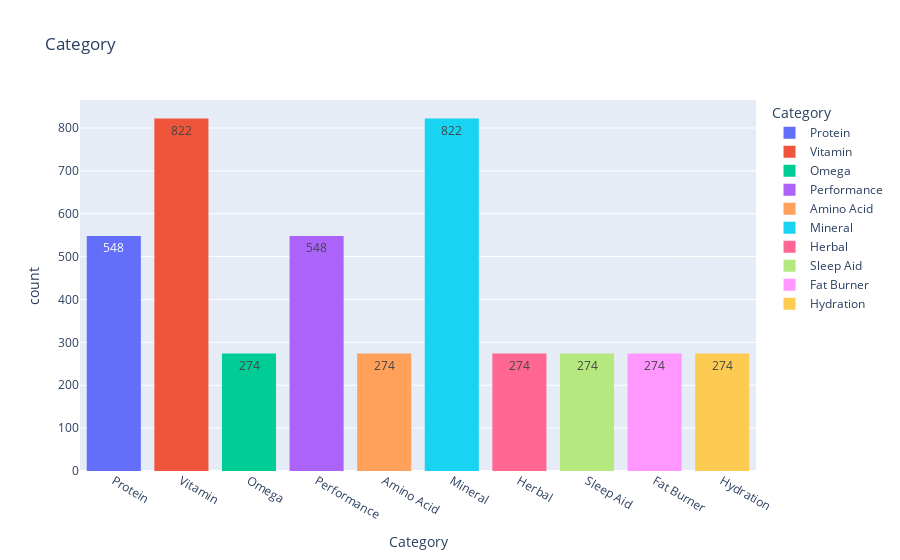

The notebook cell saved with this chart:
### Code cell
px.histogram(df, "Category", color="Category", text_auto=True, title="Category")

### Figure 1 — Plotly figure (JSON) as saved in the notebook; plotly's stock layout.template omitted (floating-point values rounded to 4 significant figures; data arrays with more than 128 entries replaced by an {"elided": "..."} marker saying what was removed)
{"data": [{"bingroup": "x", "hovertemplate": "Category=%{x}<br>count=%{y}<extra></extra>", "legendgroup": "Protein", "marker": {"color": "#636efa", "pattern": {"shape": ""}}, "name": "Protein", "orientation": "v", "showlegend": true, "texttemplate": "%{value}", "type": "histogram", "x": {"elided": "548 str values"}, "xaxis": "x", "yaxis": "y"}, {"bingroup": "x", "hovertemplate": "Category=%{x}<br>count=%{y}<extra></extra>", "legendgroup": "Vitamin", "marker": {"color": "#EF553B", "pattern": {"shape": ""}}, "name": "Vitamin", "orientation": "v", "showlegend": true, "texttemplate": "%{value}", "type": "histogram", "x": {"elided": "822 str values"}, "xaxis": "x", "yaxis": "y"}, {"bingroup": "x", "hovertemplate": "Category=%{x}<br>count=%{y}<extra></extra>", "legendgroup": "Omega", "marker": {"color": "#00cc96", "pattern": {"shape": ""}}, "name": "Omega", "orientation": "v", "showlegend": true, "texttemplate": "%{value}", "type": "histogram", "x": {"elided": "274 str values"}, "xaxis": "x", "yaxis": "y"}, {"bingroup": "x", "hovertemplate": "Category=%{x}<br>count=%{y}<extra></extra>", "legendgroup": "Performance", "marker": {"color": "#ab63fa", "pattern": {"shape": ""}}, "name": "Performance", "orientation": "v", "showlegend": true, "texttemplate": "%{value}", "type": "histogram", "x": {"elided": "548 str values"}, "xaxis": "x", "yaxis": "y"}, {"bingroup": "x", "hovertemplate": "Category=%{x}<br>count=%{y}<extra></extra>", "legendgroup": "Amino Acid", "marker": {"color": "#FFA15A", "pattern": {"shape": ""}}, "name": "Amino Acid", "orientation": "v", "showlegend": true, "texttemplate": "%{value}", "type": "histogram", "x": {"elided": "274 str values"}, "xaxis": "x", "yaxis": "y"}, {"bingroup": "x", "hovertemplate": "Category=%{x}<br>count=%{y}<extra></extra>", "legendgroup": "Mineral", "marker": {"color": "#19d3f3", "pattern": {"shape": ""}}, "name": "Mineral", "orientation": "v", "showlegend": true, "texttemplate": "%{value}", "type": "histogram", "x": {"elided": "822 str values"}, "xaxis": "x", "yaxis": "y"}, {"bingroup": "x", "hovertemplate": "Category=%{x}<br>count=%{y}<extra></extra>", "legendgroup": "Herbal", "marker": {"color": "#FF6692", "pattern": {"shape": ""}}, "name": "Herbal", "orientation": "v", "showlegend": true, "texttemplate": "%{value}", "type": "histogram", "x": {"elided": "274 str values"}, "xaxis": "x", "yaxis": "y"}, {"bingroup": "x", "hovertemplate": "Category=%{x}<br>count=%{y}<extra></extra>", "legendgroup": "Sleep Aid", "marker": {"color": "#B6E880", "pattern": {"shape": ""}}, "name": "Sleep Aid", "orientation": "v", "showlegend": true, "texttemplate": "%{value}", "type": "histogram", "x": {"elided": "274 str values"}, "xaxis": "x", "yaxis": "y"}, {"bingroup": "x", "hovertemplate": "Category=%{x}<br>count=%{y}<extra></extra>", "legendgroup": "Fat Burner", "marker": {"color": "#FF97FF", "pattern": {"shape": ""}}, "name": "Fat Burner", "orientation": "v", "showlegend": true, "texttemplate": "%{value}", "type": "histogram", "x": {"elided": "274 str values"}, "xaxis": "x", "yaxis": "y"}, {"bingroup": "x", "hovertemplate": "Category=%{x}<br>count=%{y}<extra></extra>", "legendgroup": "Hydration", "marker": {"color": "#FECB52", "pattern": {"shape": ""}}, "name": "Hydration", "orientation": "v", "showlegend": true, "texttemplate": "%{value}", "type": "histogram", "x": {"elided": "274 str values"}, "xaxis": "x", "yaxis": "y"}], "layout": {"barmode": "relative", "legend": {"title": {"text": "Category"}, "tracegroupgap": 0}, "title": {"text": "Category"}, "xaxis": {"anchor": "y", "categoryarray": ["Protein", "Vitamin", "Omega", "Performance", "Amino Acid", "Mineral", "Herbal", "Sleep Aid", "Fat Burner", "Hydration"], "categoryorder": "array", "domain": [0, 1], "title": {"text": "Category"}}, "yaxis": {"anchor": "x", "domain": [0, 1], "title": {"text": "count"}}}}
